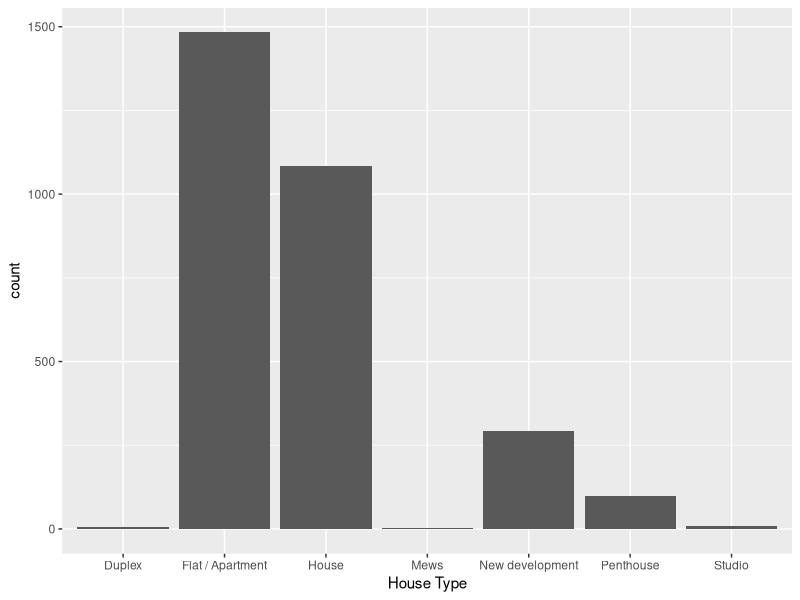
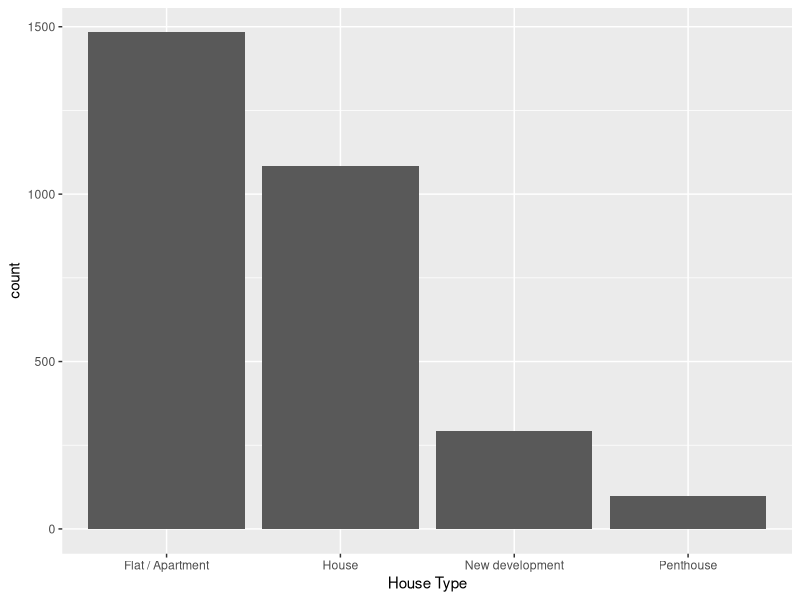
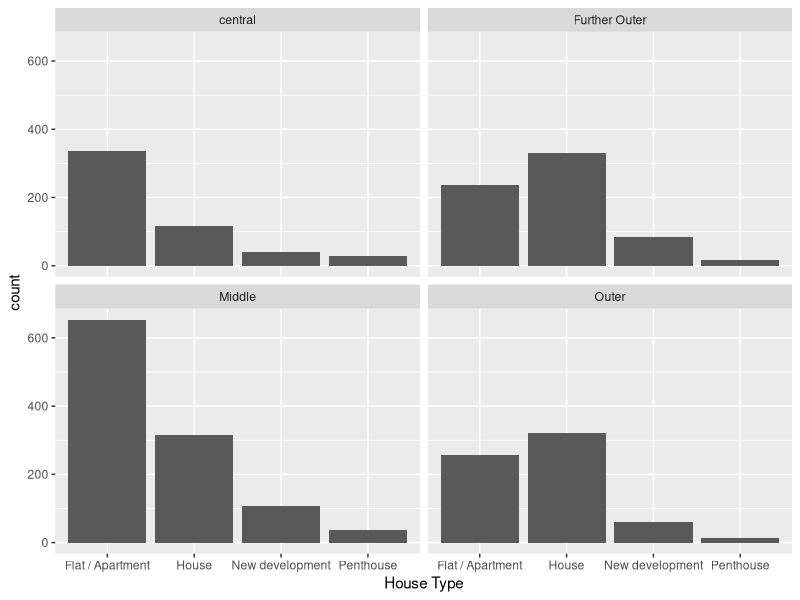

Recreate these plots in R, in order.
## ---- chunk 1
knitr::opts_chunk$set(echo = TRUE)
## ---- chunk 2
library(tidyverse)
library(tidyr)
## ---- chunk 3
London <- read_csv("../data/Fixed-London.csv")
## ---- chunk 4
London %>%
  ggplot(aes(x = `House Type`)) +
  geom_bar() 
## ---- chunk 5
#Removing duplexes, Mews and Studios
London %>%
  filter(`House Type` %in% c("Flat / Apartment", "House" , "New development" , "Penthouse")) %>%
  ggplot(aes(x = `House Type`)) +
  geom_bar() 
## ---- chunk 6
#Removing duplexes, Mews and Studios and faceting by large region to compare house types (trying to explain how in ZHIXINs plot the further outer region was more expensive then the outer region on average)
London %>%
  filter(`House Type` %in% c("Flat / Apartment", "House" , "New development" , "Penthouse")) %>%
  ggplot(aes(x = `House Type`)) +
  geom_bar() +
  facet_wrap(~large_region)
## ---- chunk 7
London %>%
  group_by(`House Type`) %>%
  summarise(
    `Area in sq ft` = mean(`Area in sq ft`),
    Price = mean(Price)
  ) %>%
  arrange(desc(Price))
